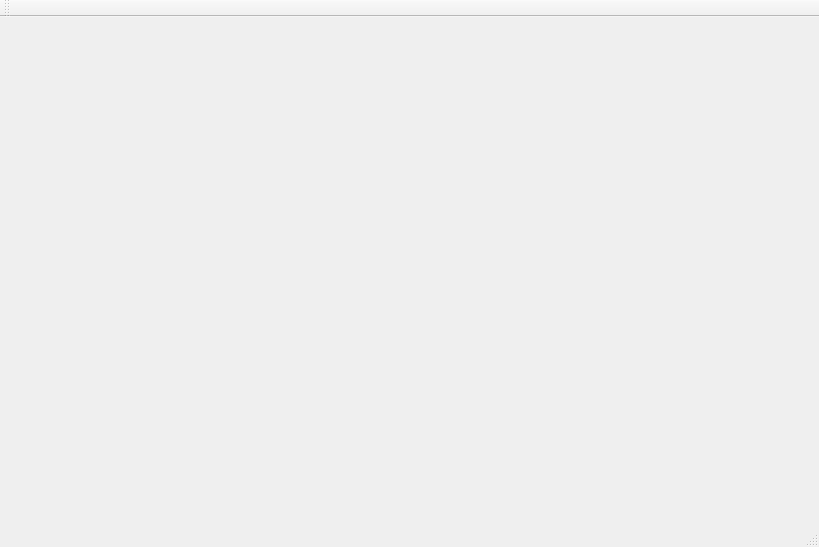
<?xml version="1.0" encoding="UTF-8"?>
<ui version="4.0">
 <class>MainWindow</class>
 <widget class="QMainWindow" name="MainWindow">
  <property name="geometry">
   <rect>
    <x>0</x>
    <y>0</y>
    <width>819</width>
    <height>547</height>
   </rect>
  </property>
  <property name="windowTitle">
   <string>MainWindow</string>
  </property>
  <widget class="QWidget" name="centralWidget">
   <layout class="QVBoxLayout" name="verticalLayout">
    <item>
     <widget class="QCustomPlot" name="plot" native="true"/>
    </item>
   </layout>
  </widget>
  <widget class="QMenuBar" name="menuBar">
   <property name="geometry">
    <rect>
     <x>0</x>
     <y>0</y>
     <width>819</width>
     <height>22</height>
    </rect>
   </property>
  </widget>
  <widget class="QToolBar" name="mainToolBar">
   <attribute name="toolBarArea">
    <enum>TopToolBarArea</enum>
   </attribute>
   <attribute name="toolBarBreak">
    <bool>false</bool>
   </attribute>
  </widget>
  <widget class="QStatusBar" name="statusBar"/>
 </widget>
 <layoutdefault spacing="6" margin="11"/>
 <customwidgets>
  <customwidget>
   <class>QCustomPlot</class>
   <extends>QWidget</extends>
   <header>qcustomplot.h</header>
   <container>1</container>
  </customwidget>
 </customwidgets>
 <resources/>
 <connections/>
</ui>
